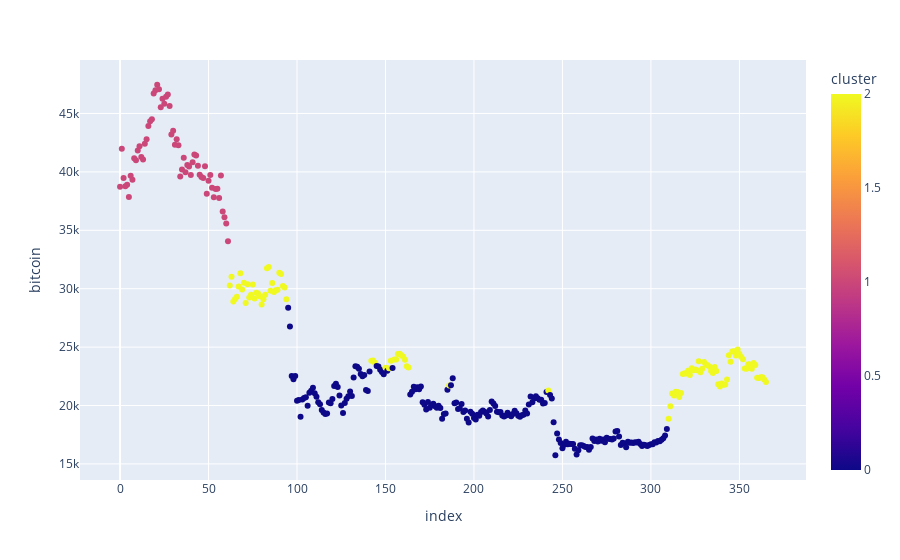

This figure's notebook cell:
### Code cell
# import plotly and plot the data_with_clusters where x= index and y='bitcoin' and color='cluster'
import plotly.express as px
fig = px.scatter(data_with_clusters, x=data_with_clusters.index, y='bitcoin', color='cluster')
fig.show()

### Figure 1 — Plotly figure (JSON) as saved in the notebook; plotly's stock layout.template omitted (floating-point values rounded to 4 significant figures; data arrays with more than 128 entries replaced by an {"elided": "..."} marker saying what was removed)
{"data": [{"hovertemplate": "index=%{x}<br>bitcoin=%{y}<br>cluster=%{marker.color}<extra></extra>", "legendgroup": "", "marker": {"color": {"elided": "366 int values"}, "coloraxis": "coloraxis", "symbol": "circle"}, "mode": "markers", "name": "", "orientation": "v", "showlegend": false, "type": "scatter", "x": {"elided": "366 int values"}, "xaxis": "x", "y": {"elided": "366 float values"}, "yaxis": "y"}], "layout": {"coloraxis": {"colorbar": {"title": {"text": "cluster"}}, "colorscale": [[0, "#0d0887"], [0.1111, "#46039f"], [0.2222, "#7201a8"], [0.3333, "#9c179e"], [0.4444, "#bd3786"], [0.5556, "#d8576b"], [0.6667, "#ed7953"], [0.7778, "#fb9f3a"], [0.8889, "#fdca26"], [1, "#f0f921"]]}, "legend": {"tracegroupgap": 0}, "margin": {"t": 60}, "xaxis": {"anchor": "y", "domain": [0, 1], "title": {"text": "index"}}, "yaxis": {"anchor": "x", "domain": [0, 1], "title": {"text": "bitcoin"}}}}
